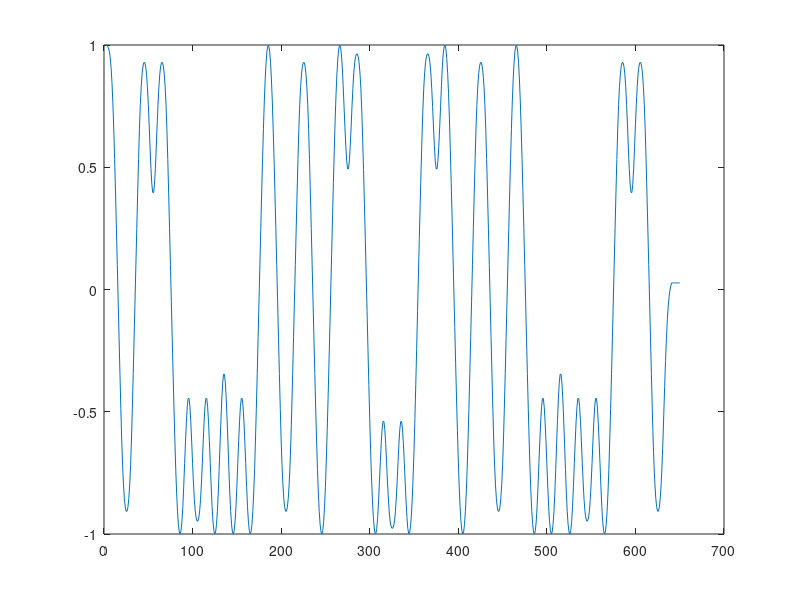
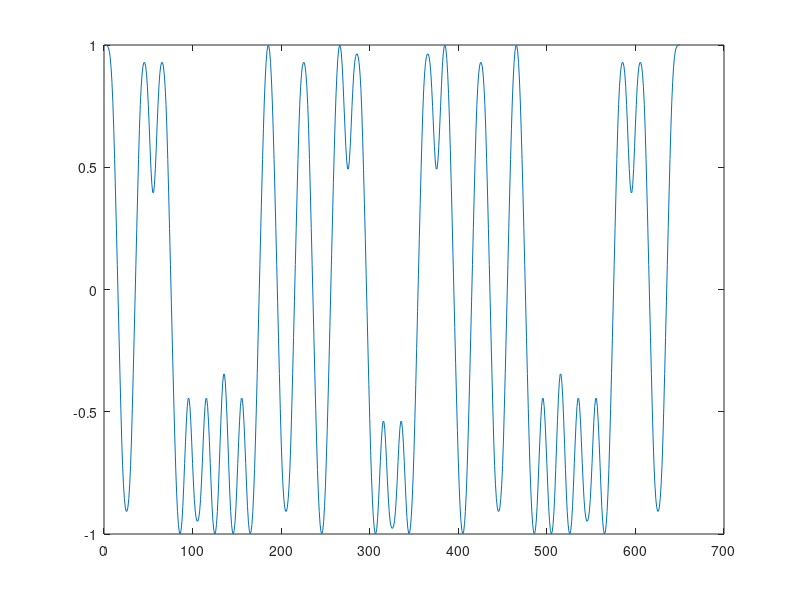

These figures' MATLAB source, in order:
%test alternative gmsk methods


g_samps_per_sym = 10;

g_synch_train_seq =  [ ...
1 0 1 1 1 0 0 1 ...
0 1 1 0 0 0 1 0 ...
0 0 0 0 0 1 0 0 ... 
0 0 0 0 1 1 1 1 ...
0 0 1 0 1 1 0 1 ...
0 1 0 0 0 1 0 1 ...
0 1 1 1 0 1 1 0 ...
0 0 0 1 1 0 1 1 ];

% method 1 - convolve with filter, integrate

m1_data_in = g_synch_train_seq;
m1_data_diff = 1-2*mod(m1_data_in(2:end) + m1_data_in(1:end-1), 2);
m1_samps_per_sym = g_samps_per_sym;

m1_pulses = upsample(m1_data_diff, m1_samps_per_sym);

m1_tt = -1:1/m1_samps_per_sym:1;

m1_T=1;
m1_BT=0.3;
m1_d=sqrt(log(2))/(2*pi*m1_BT);
m1_gmsk_pulse = exp(-m1_tt.^2/(2*m1_d^2*m1_T^2))/(sqrt(2*pi)*m1_d*m1_T) / m1_samps_per_sym; 
m1_data_conv = conv(m1_pulses, m1_gmsk_pulse);

m1_data_integrated = cumsum(m1_data_conv) * pi/2;

m1_out = exp(j*m1_data_integrated);

figure(1)
plot([1:length(m1_out)], real(m1_out));


% method 1 - integrate, convolve with filter

m2_data_in = g_synch_train_seq;
m2_data_diff = 1-2*mod(m2_data_in(2:end) + m2_data_in(1:end-1), 2);
m2_samps_per_sym = g_samps_per_sym;

m2_pulses = upsample(m2_data_diff, m2_samps_per_sym);

m2_tt = -1:1/m2_samps_per_sym:1;

m2_T=1;
m2_BT=0.3;
m2_d=sqrt(log(2))/(2*pi*m2_BT);
m2_gmsk_pulse = exp(-m2_tt.^2/(2*m2_d^2*m2_T^2))/(sqrt(2*pi)*m2_d*m2_T) / m2_samps_per_sym; 

m2_data_integrated = cumsum(m2_pulses) * pi/2;

m2_data_conv = conv(m2_data_integrated, m2_gmsk_pulse);


m2_out = exp(j*m2_data_conv);

figure(2)
plot([1:length(m2_out)], real(m2_out));









